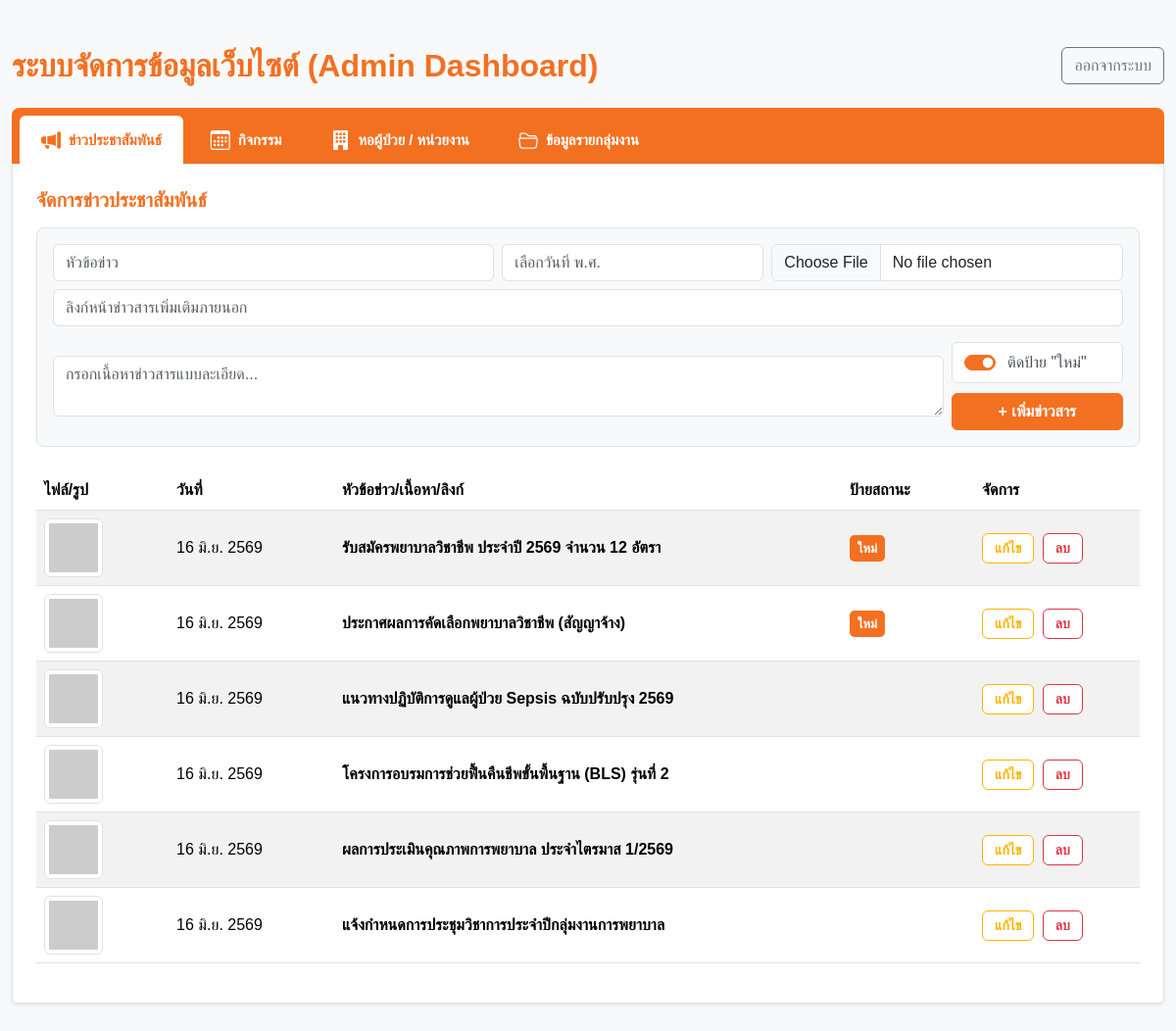
/admin.php (signed in), run on the app's committed database.
### tables this page shows
CREATE TABLE IF NOT EXISTS `news` (
  `id` int NOT NULL AUTO_INCREMENT,
  `title` varchar(255) NOT NULL,
  `content` text,
  `image_name` varchar(255) DEFAULT 'default.jpg',
  `is_new` tinyint(1) DEFAULT '1',
  `link_url` varchar(255) DEFAULT NULL,
  `created_at` date NOT NULL,
  PRIMARY KEY (`id`)
);

### admin.php (the view, shortened to what this page needs)
<?php
require_once 'connect.php';
$active_tab = $_GET['tab'] ?? 'news';
function dateToThaiText($dateStr) {
    $time = strtotime($dateStr);
    $d = date('j', $time);
    $m = date('n', $time);
    $y = date('Y', $time) + 543;
    $months = ["", "ม.ค.", "ก.พ.", "มี.ค.", "เม.ย.", "พ.ค.", "มิ.ย.", "ก.ค.", "ส.ค.", "ก.ย.", "ต.ค.", "พ.ย.", "ธ.ค."];
    return "$d {$months[$m]} $y";
}
$conn->exec("CREATE TABLE IF NOT EXISTS department_contents (
    id INT AUTO_INCREMENT PRIMARY KEY,
    department_id INT NOT NULL,
    section VARCHAR(50) NOT NULL,
    title VARCHAR(255) NOT NULL,
    content TEXT NULL,
    file_name VARCHAR(255) NULL,
    link_url VARCHAR(500) NULL,
    sort_order INT NOT NULL DEFAULT 1,
    created_at TIMESTAMP DEFAULT CURRENT_TIMESTAMP,
    INDEX idx_department_section (department_id, section)
) ENGINE=InnoDB DEFAULT CHARSET=utf8mb4");
$news_items = [];
$all_depts = $conn->query("SELECT * FROM departments ORDER BY id ASC")->fetchAll(PDO::FETCH_ASSOC);
$selected_dept_id = (int)($_GET['dept_id'] ?? ($all_depts[0]['id'] ?? 0));
if ($active_tab == 'news') {
    $stmt = $conn->query("SELECT * FROM news ORDER BY id DESC");
    $news_items = $stmt->fetchAll(PDO::FETCH_ASSOC);
} elseif ($active_tab == 'events') {
    $stmt = $conn->query("SELECT * FROM events ORDER BY id DESC");
    $event_items = $stmt->fetchAll(PDO::FETCH_ASSOC);
} elseif ($active_tab == 'departments') {
    $stmt = $conn->query("SELECT * FROM departments ORDER BY id DESC");
    $dept_items = $stmt->fetchAll(PDO::FETCH_ASSOC);
}
?>
<!DOCTYPE html>
<html lang="th">
<head>
    <link href="https://cdn.jsdelivr.net/npm/bootstrap@5.3.3/dist/css/bootstrap.min.css" rel="stylesheet">
    <link rel="stylesheet" href="https://cdn.jsdelivr.net/npm/bootstrap-icons@1.11.0/font/bootstrap-icons.css">
    <link rel="stylesheet" href="https://cdn.jsdelivr.net/npm/flatpickr/dist/flatpickr.min.css">
    <link rel="stylesheet" href="style.css">
</head>
<body class="bg-light">
<div class="container my-5">
    <div class="d-flex flex-column flex-md-row justify-content-between align-items-start align-items-md-center mb-4 gap-3">
        <h2 class="mb-0 text-hospital fw-bold">ระบบจัดการข้อมูลเว็บไซต์ (Admin Dashboard)</h2>
        <a href="logout.php" class="btn btn-outline-secondary">ออกจากระบบ</a>
    </div>
    <ul class="nav nav-tabs" id="hospitalTabs">
        <li class="nav-item">
            <a class="nav-link <?= $active_tab == 'news' ? 'active' : '' ?>" href="?tab=news">
                <i class="bi bi-megaphone-fill fs-5 icon-news"></i> ข่าวประชาสัมพันธ์
            </a>
        </li>
        <li class="nav-item">
            <a class="nav-link <?= $active_tab == 'events' ? 'active' : '' ?>" href="?tab=events">
                <i class="bi bi-calendar3 fs-5 icon-events"></i> กิจกรรม
            </a>
        </li>
        <li class="nav-item">
            <a class="nav-link <?= $active_tab == 'departments' ? 'active' : '' ?>" href="?tab=departments">
                <i class="bi bi-building-fill fs-5 icon-dept"></i> หอผู้ป่วย / หน่วยงาน
            </a>
        </li>
        <li class="nav-item">
            <a class="nav-link <?= $active_tab == 'dept_contents' ? 'active' : '' ?>" href="?tab=dept_contents">
                <i class="bi bi-folder2-open fs-5 icon-dept"></i> ข้อมูลรายกลุ่มงาน
            </a>
        </li>
    </ul>
    <div class="tab-content bg-white p-4 border rounded-bottom shadow-sm">
        <?php if($active_tab == 'news'): ?>
        <div>
            <h5 class="text-hospital mb-3 fw-bold">จัดการข่าวประชาสัมพันธ์</h5>
            <form action="admin.php?tab=news" method="POST" enctype="multipart/form-data" class="admin-form-container">
                <div class="row g-2 mb-2">
                    <div class="col-md-5"><input type="text" name="title" class="form-control" placeholder="หัวข้อข่าว" required></div>
                    <div class="col-md-3"><input type="text" name="created_at" id="news_date_picker" class="form-control bg-white" placeholder="เลือกวันที่ พ.ศ." required></div>
                    <div class="col-md-4"><input type="file" name="image" class="form-control" accept="image/*,application/pdf"></div>
                </div>
                <div class="row g-2 mb-3">
                    <div class="col-12"><input type="url" name="link_url" class="form-control" placeholder="ลิงก์หน้าข่าวสารเพิ่มเติมภายนอก"></div>
                </div>
                <div class="row g-2 align-items-center">
                    <div class="col-md-10">
                        <textarea name="content" class="form-control" rows="2" placeholder="กรอกเนื้อหาข่าวสารแบบละเอียด..."></textarea>
                    </div>
                    <div class="col-md-2 text-end d-flex flex-column gap-2 justify-content-end align-items-end">
                        <div class="form-check form-switch p-2 border rounded bg-white w-100 text-center">
                            <input class="form-check-input ms-1" type="checkbox" name="is_new" id="news_is_new" value="1" checked>
                            <label class="form-check-label me-3" for="news_is_new">ติดป้าย "ใหม่"</label>
                        </div>
                        <button type="submit" class="btn btn-hospital-orange w-100">+ เพิ่มข่าวสาร</button>
                    </div>
                </div>
            </form>
            <table class="table table-striped align-middle mt-4">
                <thead><tr><th>ไฟล์/รูป</th><th>วันที่</th><th>หัวข้อข่าว/เนื้อหา/ลิงก์</th><th>ป้ายสถานะ</th><th>จัดการ</th></tr></thead>
                <tbody>
                    <?php
                    foreach($news_items as $row):
                        $news_file = $row['image_name'] ?? 'default.jpg';
                        $news_content = $row['content'] ?? '';
                        $is_pdf = pathinfo($news_file, PATHINFO_EXTENSION) === 'pdf';
                        $is_new_badge = isset($row['is_new']) ? (int)$row['is_new'] : 0;
                        $news_link = $row['link_url'] ?? '';
                    ?>
                    <tr>
                        <td width="12%">
                            <?php if($is_pdf): ?>
                                <a href="uploads/<?= $news_file ?>" target="_blank" class="btn btn-outline-danger btn-sm"><i class="bi bi-file-earmark-pdf-fill"></i> ดู PDF</a>
                            <?php else: ?>
                                <img src="uploads/<?= $news_file ?>" width="60" class="img-thumbnail" onerror="this.src='https://placehold.co/60x60?text=No+Image'">
                            <?php endif; ?>
                        </td>
                        <td width="15%"><?= dateToThaiText($row['created_at']) ?></td>
                        <td>
                            <strong><?= htmlspecialchars($row['title']) ?></strong>
                        </td>
                        <td width="12%">
                            <?php if($is_new_badge === 1): ?>
                                <span class="badge-orange-style">ใหม่</span>
                            <?php endif; ?>
                        </td>
                        <td width="15%">
                            <button class="btn btn-outline-edit-style btn-sm me-1" onclick="editNews(<?= $row['id'] ?>, '<?= addslashes(htmlspecialchars($row['title'])) ?>', '<?= addslashes(htmlspecialchars($news_content)) ?>', '<?= $row['created_at'] ?>', '<?= $news_file ?>', <?= $is_new_badge ?>, '<?= addslashes(htmlspecialchars($news_link)) ?>')">แก้ไข</button>
                            <a href="admin.php?tab=news&del_news=<?= $row['id'] ?>" class="btn btn-outline-delete-style btn-sm" onclick="return confirm('คุณแน่ใจหรือไม่ว่าต้องการลบข้อมูลนี้?')">ลบ</a>
                        </td>
                    </tr>
                    <?php endforeach; ?>
                </tbody>
            </table>
        </div>
        <?php endif; ?>
    </div>
</div>
</body>
</html>

### style.css (style rules this page uses)
:root { --hospital-orange: #f37021; --hospital-orange-active: #d65c14; --btn-edit-yellow: #ffb300; --btn-delete-red: #dc3545; --modal-btn-cancel-bg: #ffffff; --modal-btn-cancel-border: #6c757d; --modal-btn-cancel-text: #495057; --modal-btn-cancel-hover-bg: #f8f9fa; }
body { font-family: sans-serif; }
.text-hospital { color: var(--hospital-orange) !important; }
.nav-tabs { background-color: var(--hospital-orange) !important; padding: 8px 8px 0 8px; border-radius: 8px 8px 0 0; border-bottom: none !important; display: flex; align-items: flex-end; }
.nav-tabs .nav-link { color: #ffffff !important; font-weight: bold; font-size: 15px; border: none !important; padding: 10px 22px; margin-right: 6px; border-radius: 6px 6px 0 0; transition: all 0.2s ease; display: flex; align-items: center; gap: 8px; }
.nav-tabs .icon-news { color: #ffffff !important; }
.nav-tabs .icon-events { color: #ffffff !important; }
.nav-tabs .icon-dept { color: #ffffff !important; }
.nav-tabs .nav-link.active { background-color: #ffffff !important; color: var(--hospital-orange) !important; }
.nav-tabs .nav-link.active .icon-news, .nav-tabs .nav-link.active .icon-events, .nav-tabs .nav-link.active .icon-dept { color: var(--hospital-orange) !important; }
.admin-form-container { background-color: #f8f9fa !important; padding: 16px !important; border: 1px solid #dee2e6 !important; border-radius: 8px !important; margin-top: 16px; margin-bottom: 16px; }
.btn-outline-edit-style { background-color: #fff !important; color: var(--btn-edit-yellow) !important; border: 1.5px solid var(--btn-edit-yellow) !important; font-weight: bold; padding: 4px 12px; border-radius: 6px; transition: all 0.2s ease; }
.btn-outline-delete-style { background-color: #fff !important; color: var(--btn-delete-red) !important; border: 1.5px solid var(--btn-delete-red) !important; font-weight: bold; padding: 4px 12px; border-radius: 6px; transition: all 0.2s ease; }
.btn-hospital-orange { background-color: var(--hospital-orange) !important; border-color: var(--hospital-orange) !important; color: white !important; font-weight: bold; }
.badge-orange-style { background-color: var(--hospital-orange); color: white; padding: 4px 8px; border-radius: 5px; font-size: 13px; font-weight: bold; display: inline-block; }
.form-check-input:checked { background-color: var(--hospital-orange) !important; border-color: var(--hospital-orange) !important; }
:root { --hosp-orange: #f37021; --hosp-orange-dark: #cc5210; --hosp-text-dark: #495057; }
body { font-family: 'Sarabun', sans-serif, Arial; color: var(--hosp-text-dark); background-color: #ffffff; }
@media (min-width: 1200px) { .container { max-width: 1600px !important; } }
html, body { max-width: 100%; overflow-x: hidden; }
img { max-width: 100%; }

### data on the page
news: created_at "16 มิ.ย. 2569", title "รับสมัครพยาบาลวิชาชีพ ประจำปี 2569 จำนวน 12 อัตรา", is_new "ใหม่"
news: created_at "16 มิ.ย. 2569", title "ประกาศผลการคัดเลือกพยาบาลวิชาชีพ (สัญญาจ้าง)", is_new "ใหม่"
news: created_at "16 มิ.ย. 2569", title "แนวทางปฏิบัติการดูแลผู้ป่วย Sepsis ฉบับปรับปรุง 2569"
news: created_at "16 มิ.ย. 2569", title "โครงการอบรมการช่วยฟื้นคืนชีพขั้นพื้นฐาน (BLS) รุ่นที่ 2"
news: created_at "16 มิ.ย. 2569", title "ผลการประเมินคุณภาพการพยาบาล ประจำไตรมาส 1/2569"
news: created_at "16 มิ.ย. 2569", title "แจ้งกำหนดการประชุมวิชาการประจำปีกลุ่มงานการพยาบาล"
